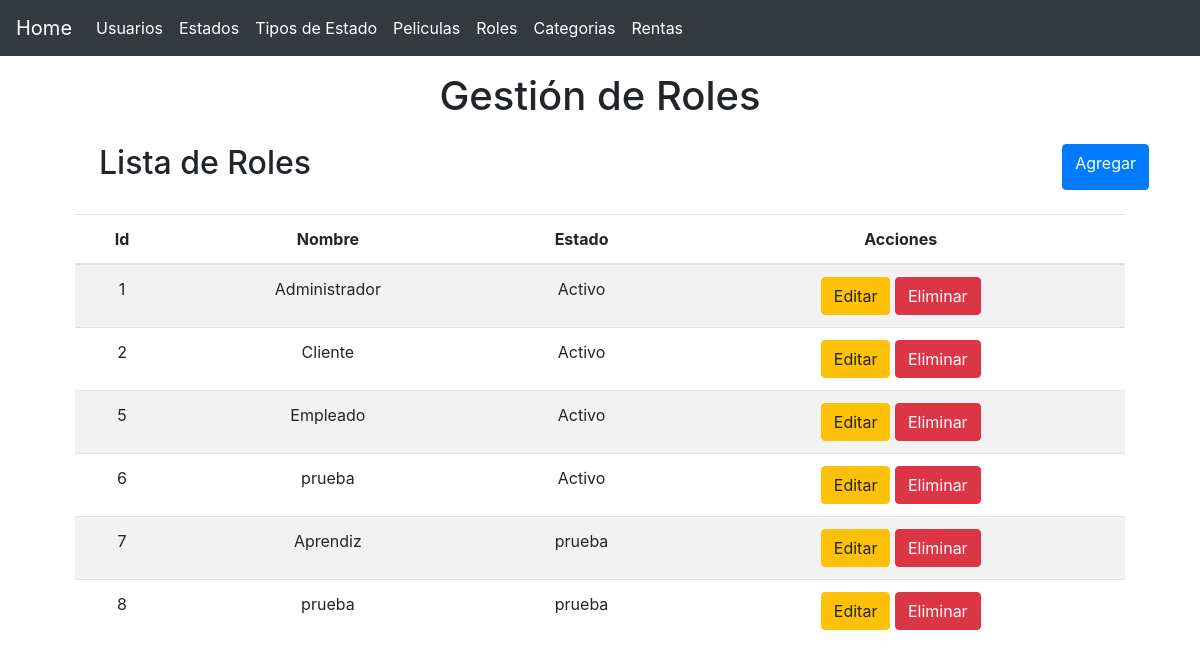
The app's page /?controller=role with its own data.
### tables this page shows
CREATE TABLE `roles` (
  `id` int(11) NOT NULL,
  `name` varchar(45) NOT NULL,
  `statuses_id` int(11) NOT NULL
);

CREATE TABLE `statuses` (
  `id` int(11) NOT NULL,
  `name` varchar(45) NOT NULL,
  `type_statuses_id` int(11) NOT NULL
);

### controllers/RoleController.php (called while the page is built, shortened)
<?php
require 'models/Role.php';
class RoleController
{
    private $roleModel;
    public function __construct()
    {
        $this->roleModel = new Role;
    }
    public function index()
    {
    	$roles = $this->roleModel->getAll();
    	require 'views/layout.php';
    	require 'views/role/list.php';
    }
}

### models/Role.php (called while the page is built, shortened)
<?php
class Role
{
    public function __construct()
    {
        try {
            $this->pdo = new Database;
        } catch (PDOException $e) {
            die($e->getMessage());
        }
    }
    public function getAll()
    {
        try {
            $strSql = $strSql = "SELECT r.*, s.name as status FROM roles r INNER JOIN  statuses s  ON s.id=r.statuses_id ORDER BY r.id ASC";
			$query = $this->pdo->select($strSql);;
            $query = $this->pdo->select($strSql);
            return $query;
        } catch (PDOException $e) {
            die($e->getMessage());
        }
    }
}

### providers/Database.php (called while the page is built, shortened)
<?php
class Database extends PDO
{
    public function select($strSql, $arrayData = array(), $fetchMode = PDO::FETCH_OBJ)
    {
    	$query = $this->prepare($strSql);
    	if( !$query->execute() ) {
    		echo "Error, la consulta no se realizó";
    	} else {
    		return $query->fetchAll($fetchMode);
    	}
    }
}

### views/role/list.php (the view)
<main class="container">
	<section class="col-md-12 text-center">
		<div class="mt-3">
			<h1>Gestión de Roles</h1>
		</div>
		<div class="col-md-12 m-4 d-flex justify-content-between">
			<h2>Lista de Roles</h2>
			<a href="?controller=role&method=add" class="btn btn-primary">Agregar</a>
		</div>
		<section class="col-md-12 flex-nowrap table-responsive">
			<table class="table table-striped table-hover">
				<thead>
					<tr>
						<th>Id</th>
						<th>Nombre</th>
						<th>Estado</th>
						<th>Acciones</th>
					</tr>
				</thead>
				<tbody>
					<?php foreach($roles as $role): ?>
						<tr>
							<td><?php echo $role->id ?></td>
							<td><?php echo $role->name ?></td>
							<td><?php echo $role->status ?></td>
							<td>
								<a href="?controller=role&method=edit&id=<?php echo $role->id?>" class="btn btn-warning" title="Editar Rol">Editar</a>
								<a href="?controller=role&method=delete&id=<?php echo $role->id?>" class="btn btn-danger" title="Eliminar Rol">Eliminar</a>
							</td>
						</tr>
					<?php endforeach ?>
				</tbody>
			</table>
		</section>
	</section>
</main>

### records on screen
roles: id "1", name "Administrador", statuses.name "Activo"
roles: id "2", name "Cliente", statuses.name "Activo"
roles: id "5", name "Empleado", statuses.name "Activo"
roles: id "6", name "prueba", statuses.name "Activo"
roles: id "7", name "Aprendiz", statuses.name "prueba"
roles: id "8", name "prueba", statuses.name "prueba"
